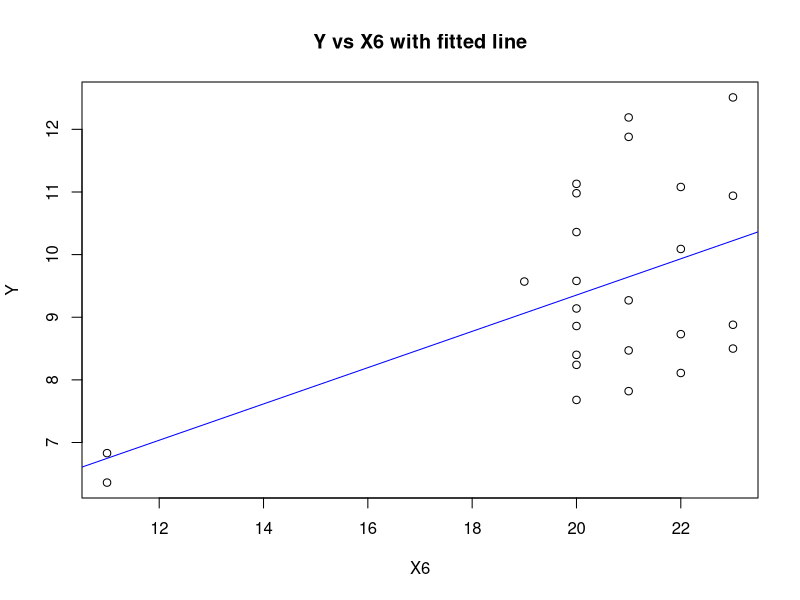
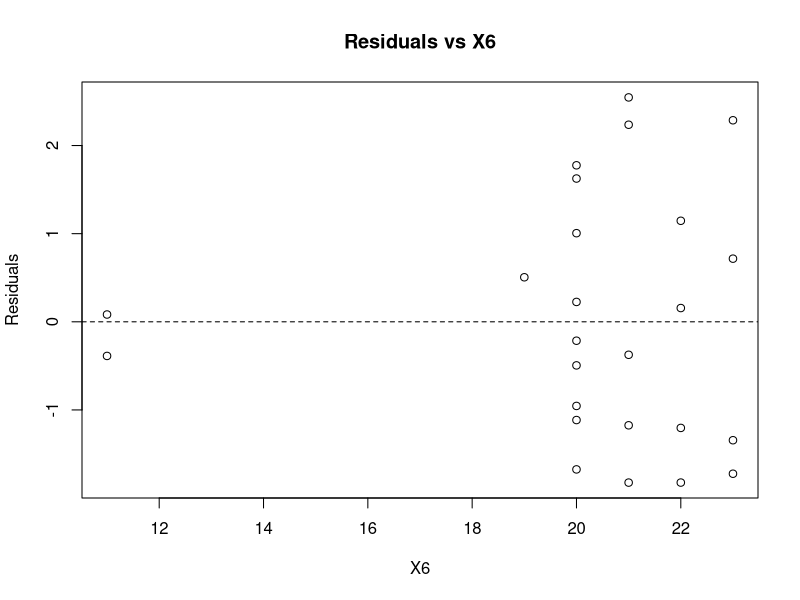
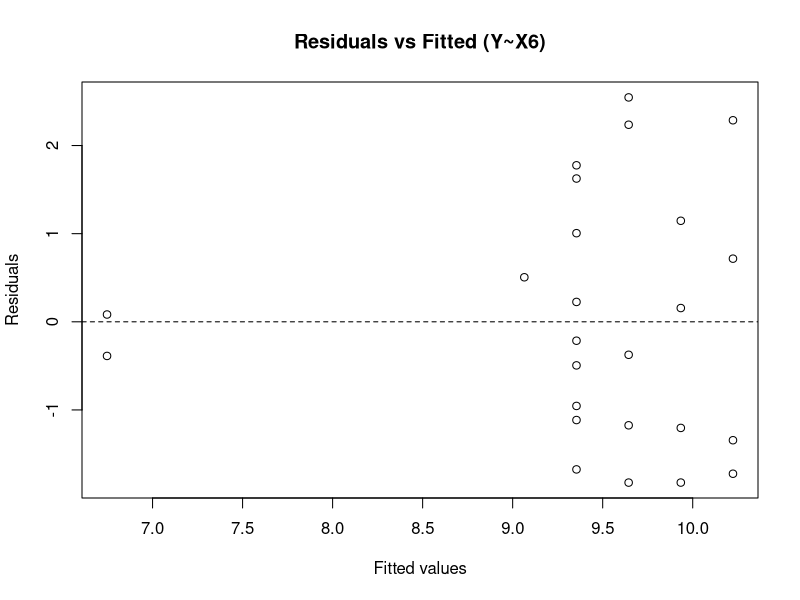
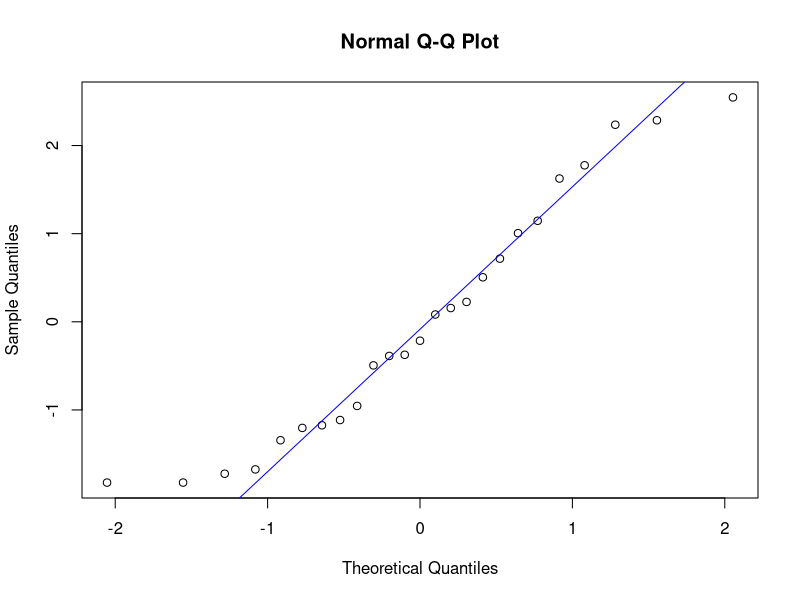
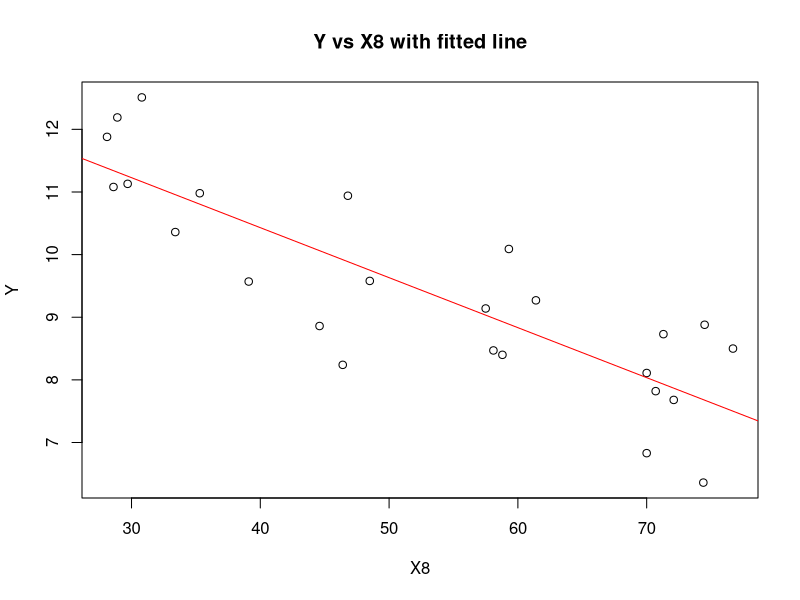
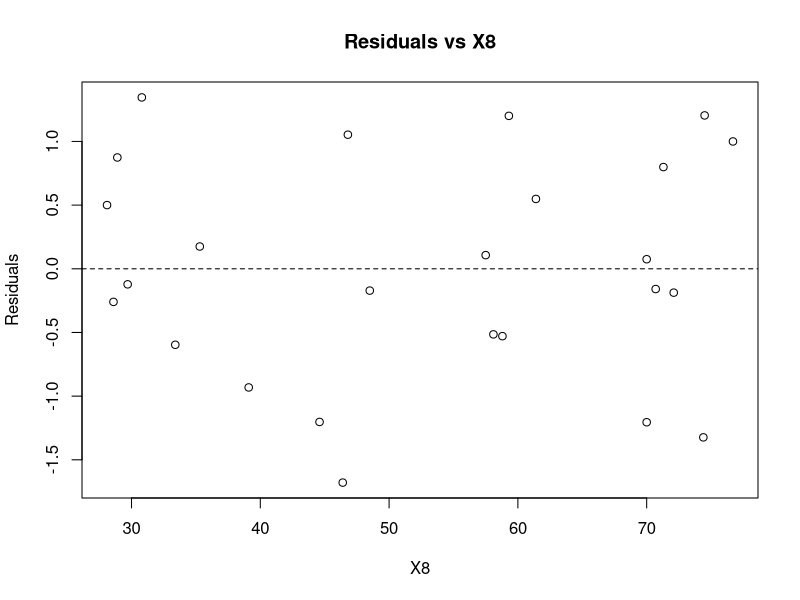
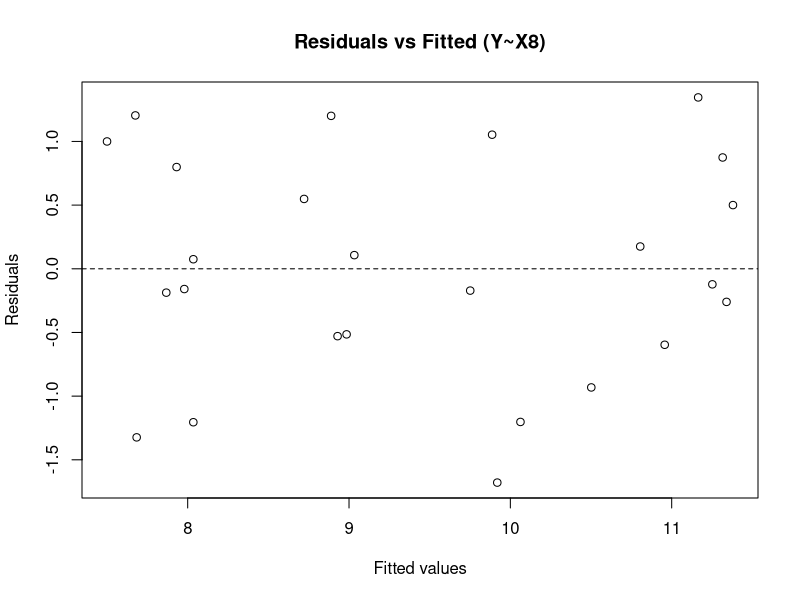
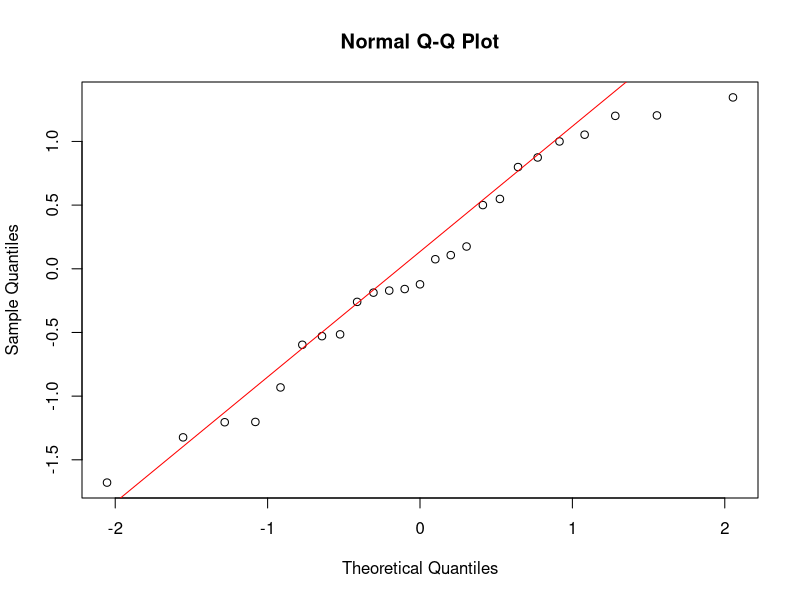

Source code (R) for these figures, in order:
# Create the data frame
X8 <- c(35.3,29.7,30.8,58.8,61.4,71.3,74.4,76.7,70.7,57.5,
        46.4,28.9,28.1,39.1,46.8,48.5,59.3,70.0,70.0,74.5,
        72.1,58.1,44.6,33.4,28.6)

X6 <- c(20,20,23,20,21,22,11,23,21,20,
        20,21,21,19,23,20,22,22,11,23,
        20,21,20,20,22)

Y <- c(10.98,11.13,12.51,8.40,9.27,8.73,6.36,8.50,7.82,9.14,
       8.24,12.19,11.88,9.57,10.94,9.58,10.09,8.11,6.83,8.88,
       7.68,8.47,8.86,10.36,11.08)

data <- data.frame(Y, X6, X8)

# Fit model
model_X6 <- lm(Y ~ X6, data = data)

# Summary (coefficients, R^2, t-tests)
summary(model_X6)

# ANOVA table
anova(model_X6)

plot(X6, Y,
     main = "Y vs X6 with fitted line",
     xlab = "X6", ylab = "Y")
abline(model_X6, col = "blue")


res_X6 <- residuals(model_X6)
fitted_X6 <- fitted(model_X6)

plot(X6, res_X6,
     main = "Residuals vs X6",
     xlab = "X6", ylab = "Residuals")
abline(h = 0, lty = 2)

plot(fitted_X6, res_X6,
     main = "Residuals vs Fitted (Y~X6)",
     xlab = "Fitted values", ylab = "Residuals")
abline(h = 0, lty = 2)



qqnorm(res_X6)
qqline(res_X6, col = "blue")



# Fit model
model_X8 <- lm(Y ~ X8, data = data)

# Summary
summary(model_X8)

# ANOVA table
anova(model_X8)

plot(X8, Y,
     main = "Y vs X8 with fitted line",
     xlab = "X8", ylab = "Y")
abline(model_X8, col = "red")


res_X8 <- residuals(model_X8)
fitted_X8 <- fitted(model_X8)


plot(X8, res_X8,
     main = "Residuals vs X8",
     xlab = "X8", ylab = "Residuals")
abline(h = 0, lty = 2)


plot(fitted_X8, res_X8,
     main = "Residuals vs Fitted (Y~X8)",
     xlab = "Fitted values", ylab = "Residuals")
abline(h = 0, lty = 2)


qqnorm(res_X8)
qqline(res_X8, col = "red")



# Fit multiple regression
model_full <- lm(Y ~ X6 + X8, data = data)

# Summary
summary(model_full)

# ANOVA table
anova(model_full)

summary(model_X6)$r.squared
summary(model_X8)$r.squared
summary(model_full)$r.squared

res_full <- residuals(model_full)
qqnorm(res_full)
qqline(res_full, col = "green")



#------------------END-------------------------------------------











#---------------END---------------------------
# Step 1: residuals of Y on X8
res_Y_X8 <- residuals(lm(Y ~ X8, data = data))

# Step 2: residuals of X6 on X8
res_X6_X8 <- residuals(lm(X6 ~ X8, data = data))

# Step 3: plot
plot(res_X6_X8, res_Y_X8,
     main = "Partial Regression Plot for X6",
     xlab = "Residuals of X6 | X8",
     ylab = "Residuals of Y | X8")

abline(lm(res_Y_X8 ~ res_X6_X8), col = "blue")


# Step 1: residuals of Y on X6
res_Y_X6 <- residuals(lm(Y ~ X6, data = data))

# Step 2: residuals of X8 on X6
res_X8_X6 <- residuals(lm(X8 ~ X6, data = data))

# Step 3: plot
plot(res_X8_X6, res_Y_X6,
     main = "Partial Regression Plot for X8",
     xlab = "Residuals of X8 | X6",
     ylab = "Residuals of Y | X6")

abline(lm(res_Y_X6 ~ res_X8_X6), col = "red")
